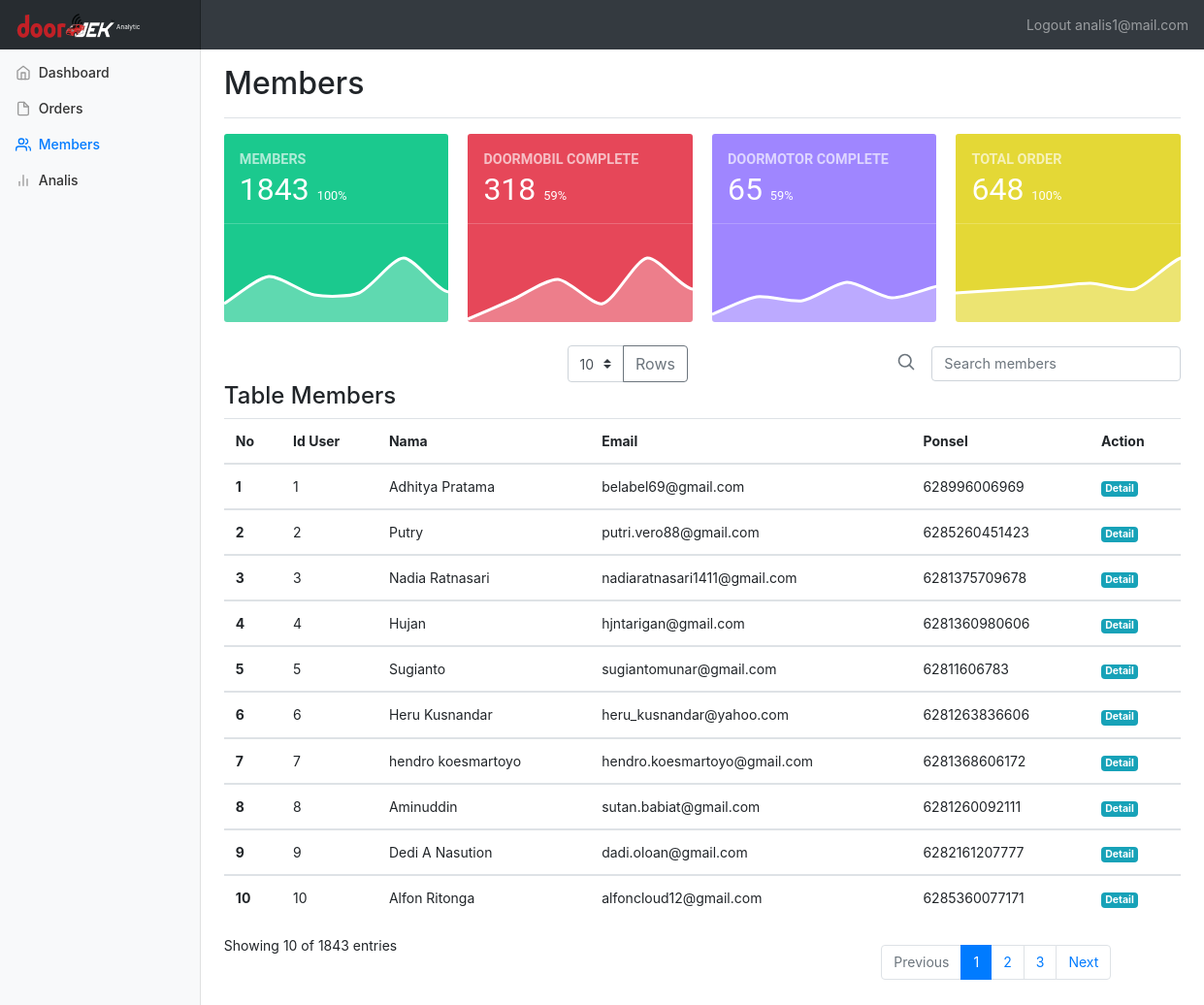
The page /analis/members.php (signed in) on the database its author committed.
### tables this page shows
CREATE TABLE `member` (
  `id_member` int(8) NOT NULL,
  `email` varchar(50) NOT NULL,
  `nama` varchar(256) NOT NULL,
  `alamat` varchar(256) NOT NULL,
  `nohp` char(16) NOT NULL,
  `createdatemember` timestamp NOT NULL DEFAULT CURRENT_TIMESTAMP ON UPDATE CURRENT_TIMESTAMP,
  `password` varchar(256) NOT NULL
);

### analis/members.php (the view, shortened to what this page needs)
<?php include "header.php";?>
    <div class="container-fluid">
      <div class="row">
        <nav class="col-md-2 d-none d-md-block bg-light sidebar">
          <div class="sidebar-sticky">
            <ul class="nav flex-column">
              <li class="nav-item">
                <a class="nav-link" href="index.php">
                  <span data-feather="home"></span>
                  Dashboard <span class="sr-only">(current)</span>
                </a>
              </li>
              <li class="nav-item">
                <a class="nav-link " href="orders.php">
                  <span data-feather="file"></span>
                  Orders
                </a>
              </li>
              <li class="nav-item">
                <a class="nav-link active" href="members.php">
                  <span data-feather="users"></span>
                  Members
                </a>
              </li>
              <li class="nav-item">
                <a class="nav-link" href="analis.php">
                  <span data-feather="bar-chart-2"></span>
                  Analis
                </a>
              </li>
            </ul>
          </div>
        </nav>
        <main role="main" class="col-md-9 ml-sm-auto col-lg-10 pt-3 px-4">
          <div class="d-flex justify-content-between flex-wrap flex-md-nowrap align-items-center pb-2 mb-3 border-bottom">
            <h1 class="h2">Members</h1>
          </div>
<div class="dh brg">
  <div class="eq fp afd amk asi">
    <div class="brh bpn"><iframe class="chartjs-hidden-iframe" tabindex="-1" style="display: block; overflow: hidden; border: 0px; margin: 0px; top: 0px; left: 0px; bottom: 0px; right: 0px; height: 100%; width: 100%; position: absolute; pointer-events: none; z-index: -1;"></iframe>
      <div class="ago">
        <span class="bpi"><b>MEMBERS</b></span>
        <h2 class="bph">
         <?php echo $jumlahmember ; ?>
          <small class="bpj bpk">
          <?php
            $persen = $jumlahmember /$jumlahmember;
            $persen2 = round($persen *100);
            echo $persen2;
          ?>%
          </small>
        </h2>
        <hr class="bpr aei">
      </div>
      <img src="../assets/img/download1.png">
    </div>
  </div>
  <div class="eq fp afd amk asi">
    <div class="brh bpq"><iframe class="chartjs-hidden-iframe" tabindex="-1" style="display: block; overflow: hidden; border: 0px; margin: 0px; top: 0px; left: 0px; bottom: 0px; right: 0px; height: 100%; width: 100%; position: absolute; pointer-events: none; z-index: -1;"></iframe>
      <div class="ago">
        <span class="bpi"><b>DOORMOBIL COMPLETE</b></span>
        <h2 class="bph">
          <?php echo $jumlahdoormobil; ?>
          <small class="bpj bpl">
            <?php
            $persen = $jumlahdoormobil /$totaldoormobil;
            $persen2 = round($persen *100);
            echo $persen2;
          ?>%
          </small>
        </h2>
        <hr class="bpr aei">
      </div>
      <img src="../assets/img/download2.png">
    </div>
  </div>
  <div class="eq fp afd amk asi">
    <div class="brh bpo"><iframe class="chartjs-hidden-iframe" tabindex="-1" style="display: block; overflow: hidden; border: 0px; margin: 0px; top: 0px; left: 0px; bottom: 0px; right: 0px; height: 100%; width: 100%; position: absolute; pointer-events: none; z-index: -1;"></iframe>
      <div class="ago">
        <span class="bpi"><b>DOORMOTOR COMPLETE</b></span>
        <h2 class="bph">
          <?php echo $jumlahdoormotor; ?>
          <small class="bpj bpk">
          <?php
            $persen = $jumlahdoormotor /$totaldoormotor;
            $persen2 = round($persen *100);
            echo $persen2;
          ?>%
          </small>
        </h2>
        <hr class="bpr aei">
      </div>
      <img src="../assets/img/download3.png">
    </div>
  </div>
  <div class="eq fp afd amk asi">
    <div class="brh bpp"><iframe class="chartjs-hidden-iframe" tabindex="-1" style="display: block; overflow: hidden; border: 0px; margin: 0px; top: 0px; left: 0px; bottom: 0px; right: 0px; height: 100%; width: 100%; position: absolute; pointer-events: none; z-index: -1;"></iframe>
      <div class="ago">
        <span class="bpi"><b>TOTAL ORDER</b></span>
        <h2 class="bph">
          <?php echo $jumlahorder ; ?>
          <small class="bpj bpl">
          <?php
            $persen = $jumlahorder/$jumlahorder;
            $persen2 = round($persen *100);
            echo $persen2;
          ?>%
          </small>
        </h2>
        <hr class="bpr aei">
      </div>
      <img src="../assets/img/download4.png">
    </div>
  </div>
</div>
<div class="row flex-nowrap justify-content-between align-items-center">
          <div class="col-4 pt-1">
          </div>
          <div class="col-4 text-center">
            <form action="<?php $_SERVER['PHP_SELF'];?>" method="POST">
            <div class="input-group col col-lg-6">
            <select name="maxrows" class="custom-select" id="inputGroupSelect04">
              <option value="10">10</option>
            </select>
            <div class="input-group-append">
              <button name="maxrows2" class="btn btn-outline-secondary" type="submit">Rows</button>
            </div>
            </div>
          </form>
          </div>
          <form action="<?php $_SERVER['PHP_SELF'];?>" method="get" class="col-4 d-flex justify-content-end align-items-center">
            <a class="text-muted" href="#">
              <svg xmlns="http://www.w3.org/2000/svg" width="20" height="20" viewBox="0 0 24 24" fill="none" stroke="currentColor" stroke-width="2" stroke-linecap="round" stroke-linejoin="round" class="mx-3"><circle cx="10.5" cy="10.5" r="7.5"></circle><line x1="21" y1="21" x2="15.8" y2="15.8"></line></svg>
            </a>
            <input type="text" class="form-control bsx" name="search" placeholder="Search members">
          </form>
</div>
        <h4>Table Members</h4>
          <div class="table-responsive">
            <table class="table table-hover">
              <thead>
                <tr>
                  <th>No</th>
                  <th>Id User</th>
                  <th>Nama</th>
                  <th>Email</th>
                  <th>Ponsel</th>
                  <th>Action</th>
                </tr>
              </thead>
<?php
$i = 1;
  while($rows = mysqli_fetch_array($query))
  {
                echo '<tbody>';
                echo '<tr>';
                  echo '<th scope="row">'.$i.'</th>';
                  echo '<td>' . $rows['id_member'].'</td>';
                  echo '<td>' . $rows['nama'].'</td>';
                  echo '<td>' . $rows['email'].'</td>';
                  echo '<td>' . $rows['nohp'].'</td>';
                  echo '<td><a href="detailmember.php?code='.$rows["id_member"].'" class="badge badge-info">Detail</a> </td>';
                echo '</tr>';
              echo '</tbody>';
              $i++;
  }
$jumlahsearch = mysqli_num_rows($query);
?>
            </table>
          </div>
<div class="row">
  <div class="col-12 col-md-8">Showing  <?php echo $jumlahsearch ; ?> of  <?php echo $jumlahmember ; ?> entries</div>
  <div class="col-6 col-md-4">
  <nav aria-label="...">
  <ul class="pagination">
    <li class="page-item disabled">
      <a class="page-link" href="#" tabindex="-1">Previous</a>
    </li>
    <li class="page-item active"><a class="page-link" href="#">1</a></li>
    <li class="page-item ">
      <a class="page-link" href="#">2 <span class="sr-only">(current)</span></a>
    </li>
    <li class="page-item"><a class="page-link" href="#">3</a></li>
    <li class="page-item">
      <a class="page-link" href="#">Next</a>
    </li>
  </ul>
</nav>
        </main>
      </div>
    </div>
  </body>
</html>

### analis/header.php (shortened to what this page needs)
<?php include"../config.php"; ?>
<?php
$limit = 10;
$query = mysqli_query($conn, "SELECT * FROM member LIMIT  $limit");
$queryall = mysqli_query($conn, "SELECT * FROM member");
$jumlahmember = mysqli_num_rows($queryall);
?>
<?php
$queryorderall = mysqli_query($conn, "SELECT * FROM transaksi");
$jumlahorder = mysqli_num_rows($queryorderall);
?>
<?php
$querydoormotor2 = mysqli_query($conn, "SELECT * FROM transaksi WHERE id_layanan='2'");
$totaldoormotor = mysqli_num_rows($querydoormotor2);
$querydoormotor = mysqli_query($conn, "SELECT * FROM transaksi WHERE id_layanan='2' && status='3'");
$jumlahdoormotor = mysqli_num_rows($querydoormotor);
?>
<?php
$querydoormobil2 = mysqli_query($conn, "SELECT * FROM transaksi WHERE id_layanan='1'");
$totaldoormobil = mysqli_num_rows($querydoormobil2);
$querydoormobil = mysqli_query($conn, "SELECT * FROM transaksi WHERE id_layanan='1' && status='3'");
$jumlahdoormobil = mysqli_num_rows($querydoormobil);
?>
<!doctype html>
<html lang="en">
  <head>
    <link href="../assets/css/bootstrap.min.css" rel="stylesheet">
    <link href="../dashboard.css" rel="stylesheet">
  </head>
  <body>
    <nav class="navbar navbar-dark sticky-top bg-dark flex-md-nowrap p-0">
      <a class="navbar-brand col-sm-3 col-md-2 mr-0" href="index.php"><img src="../assets/img/logo.png"><small>Analytic</small></a>
      <ul class="navbar-nav px-3">
        <li class="nav-item text-nowrap">
          <a class="nav-link" href="logout.php">Logout <?php echo $_SESSION['userSession'];?></a>
        </li>
      </ul>
    </nav>

### dashboard.css (style rules this page uses)
body { font-size: .875rem; }
.feather { width: 16px; height: 16px; vertical-align: text-bottom; }
.sidebar { position: fixed; top: 0; bottom: 0; left: 0; z-index: 100; padding: 0; box-shadow: inset -1px 0 0 rgba(0, 0, 0, .1); }
.sidebar-sticky { position: -webkit-sticky; position: sticky; top: 48px; height: calc(100vh - 48px); padding-top: .5rem; overflow-x: hidden; overflow-y: auto; }
.sidebar .nav-link { font-weight: 500; color: #333; }
.sidebar .nav-link .feather { margin-right: 4px; color: #999; }
.sidebar .nav-link.active { color: #007bff; }
.sidebar .nav-link:hover .feather, .sidebar .nav-link.active .feather { color: inherit; }
.navbar-brand { padding-top: .75rem; padding-bottom: .75rem; font-size: 1rem; background-color: rgba(0, 0, 0, .25); box-shadow: inset -1px 0 0 rgba(0, 0, 0, .25); }
.border-bottom { border-bottom: 1px solid #e5e5e5; }
small { font-size: 40%; }
small, .cr { font-size: 40%; font-weight: 400; }
.eq { -webkit-box-flex: 0; -ms-flex: 0 0 50%; flex: 0 0 50%; max-width: 50%; }
.fp { -webkit-box-flex: 0; -ms-flex: 0 0 25%; flex: 0 0 25%; max-width: 25%; }
.afd, .afa { margin-bottom: 1rem !important; }
.amk, .amh { margin-bottom: 1.5rem !important; }
.dk, .dl, .dm, .dn, .do, .dp, .dq, .dr, .ds, .dt, .du, .dv, .dj, .dw, .dx, .dy, .dz, .ea, .eb, .ec, .ed, .ee, .ef, .eg, .eh, .ei, .ej, .ek, .el, .em, .en, .eo, .ep, .eq, .er, .es, .et, .eu, .ev, .ew, .ex, .ey, .ez, .fa, .fb, .fc, .fd, .fe, .ff, .fg, .fh, .fi, .fj, .fk, .fl, .fm, .fn, .fo, .fp, .fq, .fr, .fs, .ft, .fu, .fv, .fw, .fx, .fy, .fz, .ga { position: relative; min-height: 1px; padding-right: 10px; padding-left: 10px; }
.bpn { background-color: rgb(27, 201, 142); }
.bpm, .bpn, .bpo, .bpp, .bpq { color: rgb(255, 255, 255); border-radius: 3px; font-family: Roboto, "Helvetica Neue", Helvetica, Arial, sans-serif; font-size: 0.9rem; font-weight: 300; line-height: 1.5; color: rgb(0, 0, 0); text-align: left; -webkit-tap-highlight-color: transparent; }
.ago { padding: 1rem !important; padding-top: 1rem !important; padding-right: 1rem !important; padding-bottom: 1rem !important; padding-left: 1rem !important; }
div { display: block; }
.bpm, .bpn, .bpo, .bpp, .bpq { color: rgb(255, 255, 255); border-radius: 3px; border-top-left-radius: 3px; border-top-right-radius: 3px; border-bottom-right-radius: 3px; border-bottom-left-radius: 3px; }
.dh { display: flex; flex-wrap: wrap; margin-right: -10px; margin-left: -10px; }
.bpm, .bpn, .bpo, .bpp, .bpq { color: #fff; border-radius: 3px; }
.bpm .bpl, .bpm .bpk, .bpm .bph, .bpn .bpl, .bpn .bpk, .bpn .bph, .bpo .bpl, .bpo .bpk, .bpo .bph, .bpp .bpl, .bpp .bpk, .bpp .bph, .bpq .bpl, .bpq .bpk, .bpq .bph { font-weight: normal; color: inherit; }
.bpm .bpi, .bpn .bpi, .bpo .bpi, .bpp .bpi, .bpq .bpi { font-weight: normal; color: rgba(255, 255, 255, 0.65); }
.bpm .bpr, .bpn .bpr, .bpo .bpr, .bpp .bpr, .bpq .bpr { margin-left: -1rem; margin-right: -1rem; border-top-color: rgba(255, 255, 255, 0.2); }
.bpn { background-color: #1BC98E; }
.bpo { background-color: #9F86FF; }
.bpp { background-color: #E4D836; }
.bpq { background-color: #E64759; }
*::before, *::after { box-sizing: border-box; }
input, textarea, select, button, meter, progress { -webkit-writing-mode: horizontal-tb !important; }
.form-control { display: block; width: 100%; padding: 0.375rem 0.75rem; font-size: 0.9rem; line-height: 1.5; color: #495057; background-color: #fff; background-clip: padding-box; border: 1px solid #ced4da; border-radius: 0.25rem; -webkit-transition: border-color 0.15s ease-in-out, box-shadow 0.15s ease-in-out; transition: border-color 0.15s ease-in-out, box-shadow 0.15s ease-in-out; }
button, input, optgroup, select, textarea { font-family: inherit; }
.page-item { float: right; margin-top: 10px; margin-bottom: 10px; }

### rows shown on the page
member: id_member "1", nama "Adhitya Pratama", email "belabel69@gmail.com", nohp "628996006969"
member: id_member "2", nama "Putry", email "putri.vero88@gmail.com", nohp "6285260451423"
member: id_member "3", nama "Nadia Ratnasari", email "nadiaratnasari1411@gmail.com", nohp "6281375709678"
member: id_member "4", nama "Hujan", email "hjntarigan@gmail.com", nohp "6281360980606"
member: id_member "5", nama "Sugianto", email "sugiantomunar@gmail.com", nohp "62811606783"
member: id_member "6", nama "Heru Kusnandar", email "heru_kusnandar@yahoo.com", nohp "6281263836606"
member: id_member "7", nama "hendro koesmartoyo", email "hendro.koesmartoyo@gmail.com", nohp "6281368606172"
member: id_member "8", nama "Aminuddin", email "sutan.babiat@gmail.com", nohp "6281260092111"
member: id_member "9", nama "Dedi A Nasution", email "dadi.oloan@gmail.com", nohp "6282161207777"
member: id_member "10", nama "Alfon Ritonga", email "alfoncloud12@gmail.com", nohp "6285360077171"

### other values the page prints
$_SESSION['userSession'] "analis1@mail.com"
$jumlahmember "1843"
$persen2 "100"
$jumlahdoormobil "318"
$persen2 "59"
$jumlahdoormotor "65"
$jumlahorder "648"
$jumlahsearch "10"
